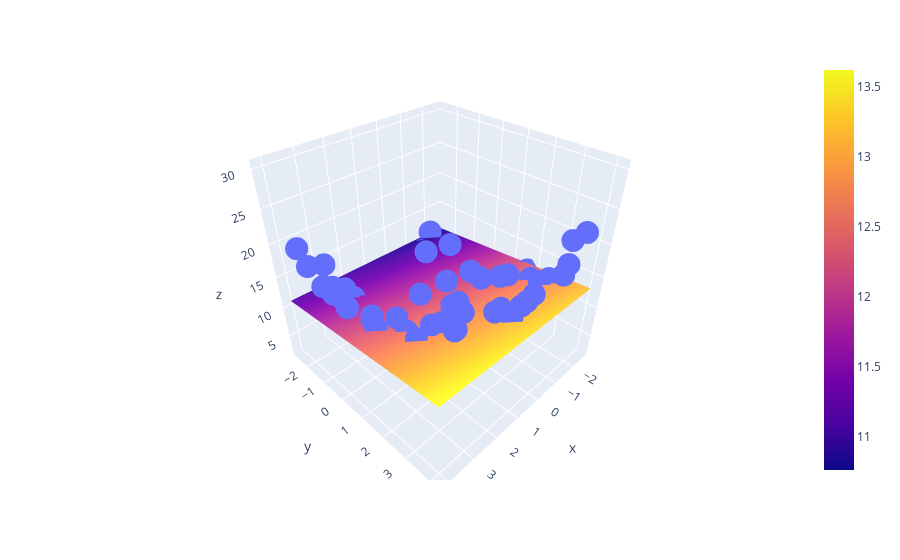

Notebook code cell kept with this figure:
### Code cell
import plotly.graph_objects as go
fig = px.scatter_3d(df, x=x.ravel(), y=y.ravel(), z=z.ravel())
fig.add_trace(go.Surface(x=x_input, y=y_input, z=z_final))
fig.show()
